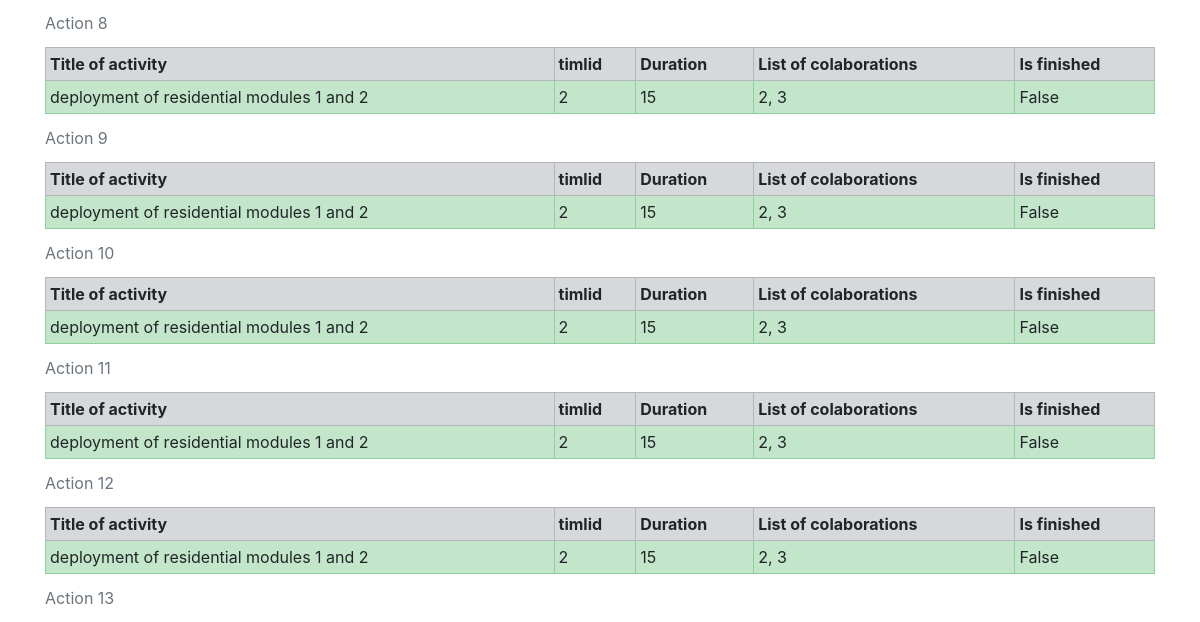
The page /index (lower part) on the database as committed earlier.
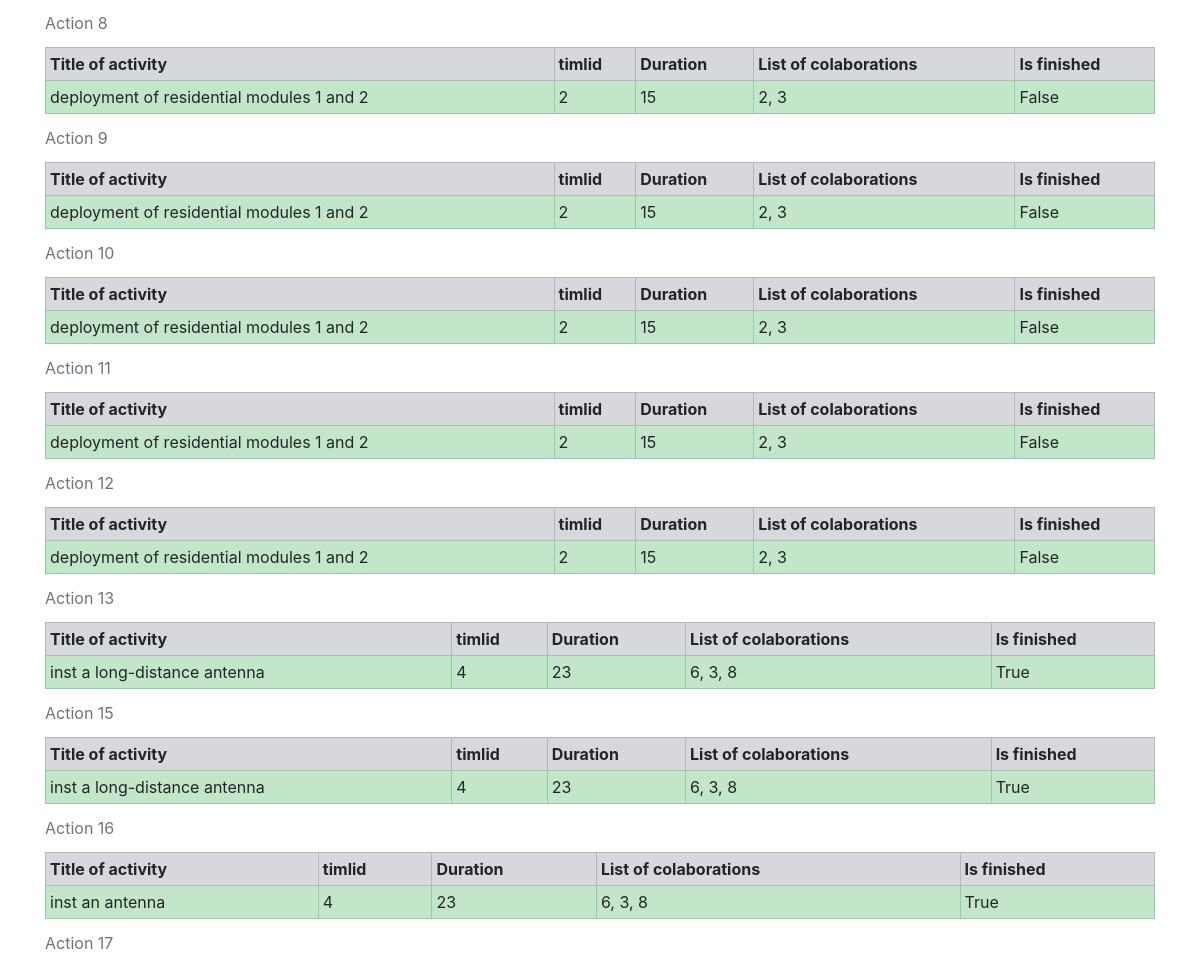
The same page on the database as committed later.
### data/jobs.py (models this page shows)
class Jobs(SqlAlchemyBase, SerializerMixin):
    __tablename__ = 'jobs'
    id = sqlalchemy.Column(sqlalchemy.Integer,
                           primary_key=True, autoincrement=True)
    team_leader = sqlalchemy.Column(sqlalchemy.Integer,
                                    sqlalchemy.ForeignKey("users.id"))
    user = orm.relation('User')
    job = sqlalchemy.Column(sqlalchemy.String, nullable=True)
    work_size = sqlalchemy.Column(sqlalchemy.Integer)
    collaborators = sqlalchemy.Column(sqlalchemy.String)
    start_date = sqlalchemy.Column(sqlalchemy.DateTime,
                                   default=datetime.datetime.now)
    end_date = sqlalchemy.Column(sqlalchemy.DateTime)
    is_finished = sqlalchemy.Column(sqlalchemy.Boolean, default=False)

### main.py (the view)
@app.route('/')
@app.route('/index')
def index():
    session = db_session.create_session()
    jobs = []
    for user in session.query(Jobs).all():
        jobs.append(user)
        print(jobs)
    session.commit()
    return render_template('index.html', jobs=jobs)

### data/db_session.py (called while the page is built)
def create_session() -> Session:
    global __factory
    return __factory()

### templates/index.html (shortened to what this page needs)
{% extends "base.html" %}
{% block content %}
{% for item in jobs%}
    <table width="100%" border="1" cellspacing="0" cellpadding="4">
        <caption> Action {{item.id}}</caption>
  <tr class="table-secondary">
    <th>Title of activity</th>
      <th>timlid</th>
      <th>Duration</th>
      <th>List of colaborations</th>
      <th>Is finished</th>
  </tr>
        <tr class="table-success">
    <td>{{item.job}}</td>
      <td>{{item.team_leader}}</td>
      <td>{{item.work_size}}</td>
      <td>{{item.collaborators}}</td>
      <td>{{item.is_finished}}</td>
  </tr>
</table>
{% endfor %}
{% endblock %}

Rows that differ between the two databases and show on the page:
added Jobs: id "15", job "inst a long-distance antenna", team_leader "4", work_size "23", collaborators "6, 3, 8", is_finished "True"
added Jobs: id "16", job "inst a long-distance antenna", team_leader "4", work_size "23", collaborators "6, 3, 8", is_finished "True"
added Jobs: id "17", job "inst an antenna", team_leader "4", work_size "23", collaborators "6, 3, 8", is_finished "True"
